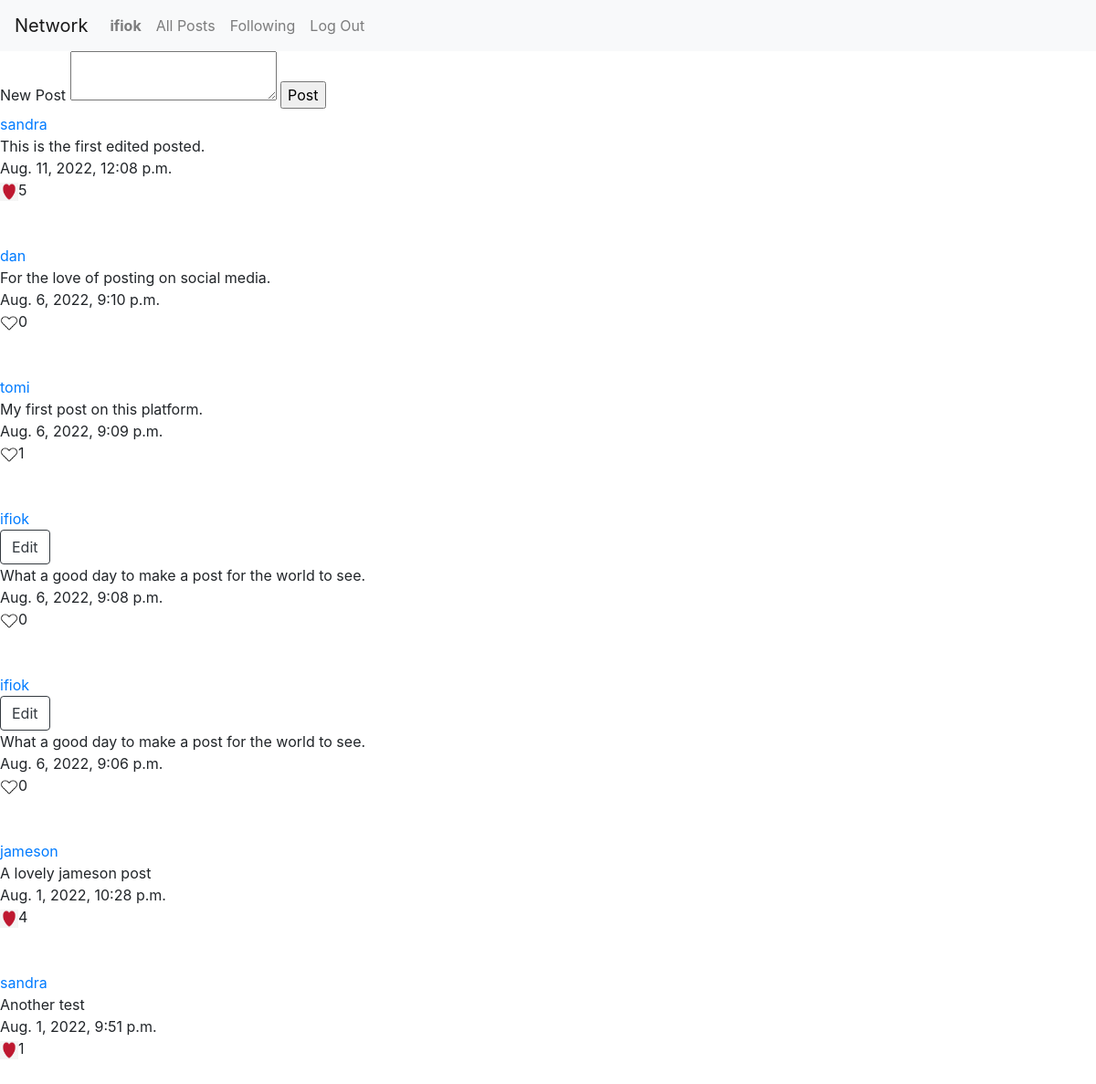
Page / (signed in) on the committed database.
### network/models.py (models this page shows)
class User(AbstractUser):
    pass

class Post(models.Model):
    post = models.CharField(max_length=255, blank=False, editable=True)
    user = models.ForeignKey(User, related_name="posted_by", on_delete=models.CASCADE)
    timestamp = models.DateTimeField(auto_now=True, null=False)

### network/views.py (the view)
# urls.py: path("", views.index, name="index"),
def index(request):
    posts = Post.objects.all().order_by("-timestamp")
    print(f"The user is {request.user}")
    meta = {
            "components_to_show" : ("make_post","posts")
        }
    return load_posts(request=request, posts=posts, meta_data=meta)

### network/views.py (called while the page is built)
def load_posts(request, posts, user_likes=None,
    meta_data={
        "components_to_show" : None,
        "profile_user" : None,
        "follows_user" : None,
        "followers_count": 0,
        "count_user_follows": 0
    }):
    if request.user.is_authenticated :
        likes = Like.objects.filter(user=request.user)
        user_likes = [like.post.id for like in likes]
    else:
        print("The user is not authenticated.")
    return render(request, "network/index.html", {
        "posts" : posts,
        "user_likes" : user_likes,
        "meta" : meta_data
    })

### network/templates/network/index.html (shortened to what this page needs)
{% extends "network/layout.html" %}
{% load static %}
{% block body %}
    {% if user.is_authenticated and 'make_post' in meta.components_to_show %}
        <div>
            <form method="post" action="{% url 'post' %}">
                <Label for="post">New Post</Label>
                <textarea id="post" name="post"></textarea>
                <input type="submit" value="Post" />
            </form>
        </div>
    {% endif %}
    {% if 'posts' in meta.components_to_show %}
        {% for post in posts %}
            <div>
                <div>
                    <a href="{% url 'profile' post.user.username %}">{{post.user}}</a><br/>
                    {% if user == post.user %}
                        <button type="button" class="btn btn-outline-dark edit_toggle" data-postid="{{post.id}}" >Edit</a>
                    {% endif %}
                </div>
                <div id="post_div">
                    <div id="post_content">{{post.post}}</div>
                </div>
                <div>
                    <div>{{post.timestamp}}<br/></div>
                    <div>
                        {% if not user.is_authenticated or not post.id in user_likes %}
                            <img src="{% static 'network/img/translike.png' %}" data-postid="{{post.id}}" width="20px" height="20px" class="btn_like"  /><span class="likes">{{post.likes.count}}</span><br/><br/><br/>
                        {% else %}
                            <img src="{% static 'network/img/red.png' %}" data-postid="{{post.id}}" width="20px" height="20px" class="btn_like" /><span class="likes">{{post.likes.count}}</span><br/><br/><br/>
                        {% endif %}
                    </div>
                </div>
            </div>
            {% empty %}
                <br/><br/><br/><h2>No posts to display. Follow other users to see their posts.</h2>
        {% endfor %}
    {% endif %}
{% endblock %}

### network/templates/network/layout.html (shortened to what this page needs)
{% load static %}
<!DOCTYPE html>
<html lang="en">
    <head>
        <link rel="stylesheet" href="https://stackpath.bootstrapcdn.com/bootstrap/4.4.1/css/bootstrap.min.css">
        <link href="{% static 'network/styles/styles.css' %}" rel="stylesheet">
    </head>
    <body>
        <nav class="navbar navbar-expand-lg navbar-light bg-light">
            <a class="navbar-brand" href="#">Network</a>
            <div>
              <ul class="navbar-nav mr-auto">
                {% if user.is_authenticated %}
                    <li class="nav-item">
                        <a class="nav-link" href="#"><strong>{{ user.username }}</strong></a>
                    </li>
                {% endif %}
                <li class="nav-item">
                  <a class="nav-link" href="{% url 'index' %}">All Posts</a>
                </li>
                {% if user.is_authenticated %}
                    <li class="nav-item">
                        <a class="nav-link" href="{% url 'following' %}">Following</a>
                    </li>
                    <li class="nav-item">
                        <a class="nav-link" href="{% url 'logout' %}">Log Out</a>
                    </li>
                {% endif %}
              </ul>
            </div>
          </nav>
        <div class="body">
            {% block body %}
            {% endblock %}
        </div>
    </body>
</html>

### rows in the picture
User: username "ifiok"
Post: user "sandra", post "This is the first edited posted.", timestamp "Aug. 11, 2022, 12:08 p.m.", likes.count "5"
Post: user "dan", post "For the love of posting on social media.", timestamp "Aug. 6, 2022, 9:10 p.m.", likes.count "0"
Post: user "tomi", post "My first post on this platform.", timestamp "Aug. 6, 2022, 9:09 p.m.", likes.count "1"
Post: user "ifiok", post "What a good day to make a post for the world to see.", timestamp "Aug. 6, 2022, 9:08 p.m.", likes.count "0"
Post: user "ifiok", post "What a good day to make a post for the world to see.", timestamp "Aug. 6, 2022, 9:06 p.m.", likes.count "0"
Post: user "jameson", post "A lovely jameson post", timestamp "Aug. 1, 2022, 10:28 p.m.", likes.count "4"
Post: user "sandra", post "Another test", timestamp "Aug. 1, 2022, 9:51 p.m.", likes.count "1"
